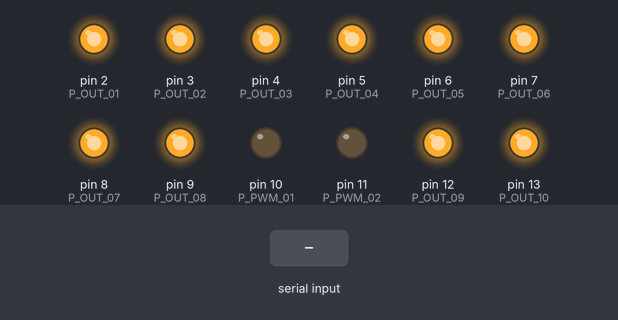
The program below on a simulated Arduino Uno, built with avr-gcc and run on an emulated ATmega328P. On the bench: output pins drawn as LEDs (lit = HIGH). The inputs (shaded band) are chosen by the test bench.

Above: at 8.9 s.
9.0 s: byte 5 (PRO_ID_01) received over Serial
At 9.3 s:
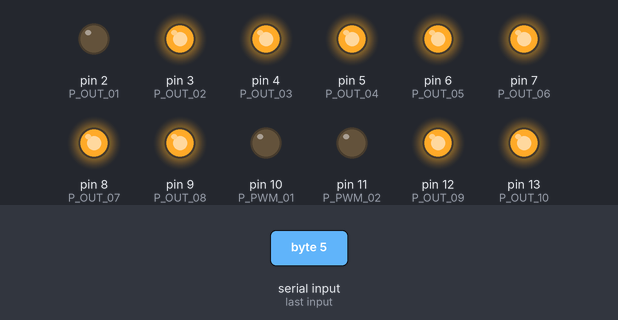
At 14.3 s:
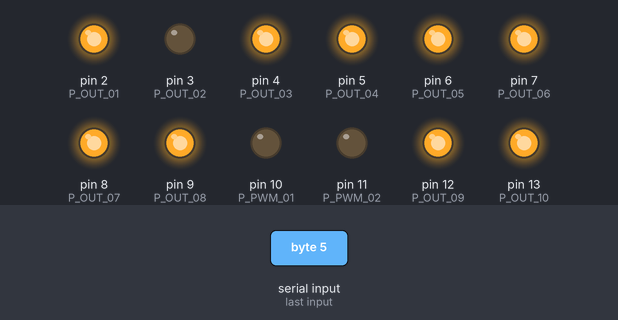
Timing chart, 0 to 25.5 s (numbered marks = the images above; inputs shaded):
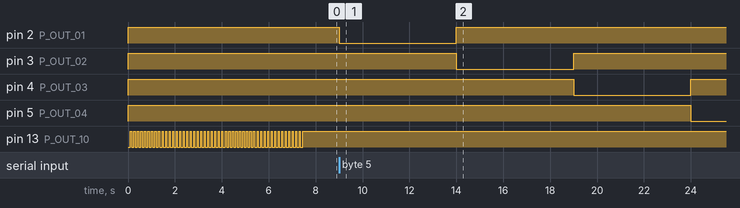

Measured:
- after the input at 9.0 s, pin 2 (P_OUT_01): HIGH → LOW at once, → HIGH 5.0 s later; pin 3 (P_OUT_02): HIGH → LOW after 5.0 s, → HIGH 5.0 s later; pin 4 (P_OUT_03): HIGH → LOW after 10.0 s, → HIGH 5.0 s later; pin 5 (P_OUT_04): HIGH → LOW after 15.0 s

The program:

main.cpp
```cpp
#include <Arduino.h>


#define P_OUT_01  2
#define P_OUT_02  3
#define P_OUT_03  4
#define P_OUT_04  5
#define P_OUT_05  6
#define P_OUT_06  7
#define P_OUT_07  8
#define P_OUT_08  9
#define P_OUT_09  12
#define P_OUT_10  13      // Led built-in

#define P_PWM_01  10
#define P_PWM_02  11

#define INT_CN0 0

#define PRO_ID_01 5
#define PRO_ID_02 4
#define PRO_ID_03 0

volatile int btn_id = 0;

char incomingByte;
// char process_sst = false;
// int check_rcv = 0;
int i;
// void get_btn_id(void);
void process_1(void);
void process_2(void);
void process_3(void);
void senddata(char data);

void setup()
{
  pinMode(P_OUT_01, OUTPUT);
  pinMode(P_OUT_02, OUTPUT);
  pinMode(P_OUT_03, OUTPUT);
  pinMode(P_OUT_04, OUTPUT);
  pinMode(P_OUT_05, OUTPUT);
  pinMode(P_OUT_06, OUTPUT);
  pinMode(P_OUT_07, OUTPUT);
  pinMode(P_OUT_08, OUTPUT);
  pinMode(P_OUT_09, OUTPUT);
  pinMode(P_OUT_10, OUTPUT);
  pinMode(P_PWM_01, OUTPUT);
  pinMode(P_PWM_02, OUTPUT);
  digitalWrite(P_OUT_01, HIGH);     // Output HIGH
  digitalWrite(P_OUT_02, HIGH);     // Output HIGH
  digitalWrite(P_OUT_03, HIGH);     // Output HIGH
  digitalWrite(P_OUT_04, HIGH);     // Output HIGH
  digitalWrite(P_OUT_05, HIGH);     // Output HIGH
  digitalWrite(P_OUT_06, HIGH);     // Output HIGH
  digitalWrite(P_OUT_07, HIGH);     // Output HIGH
  digitalWrite(P_OUT_08, HIGH);     // Output HIGH
  digitalWrite(P_OUT_09, HIGH);     // Output HIGH
  digitalWrite(P_OUT_10, HIGH);     // Output HIGH

  for(i = 0; i < 50; i++){
    digitalWrite(LED_BUILTIN, LOW);
    delay(100);
    digitalWrite(LED_BUILTIN, HIGH);
    delay(50);
  }
  Serial.begin(9600);
  delay(200);
}
void loop()
{
  if (Serial.available() > 0) {       // Check request signal
    incomingByte = Serial.read();
    // Serial.print("Received: ");
    // Serial.println(incomingByte);

    switch (incomingByte)
    {
    case PRO_ID_01:
      process_1();
      senddata(PRO_ID_01);
      break;

    case PRO_ID_02:
      process_2();
      senddata(PRO_ID_02);
      break;

    case PRO_ID_03:
      process_3();
      senddata(PRO_ID_03);
      break;

    default:
      break;
    }
  }
}


// Code for prosess 01
void process_1(void){
  digitalWrite(P_OUT_01, LOW);      // Output LOW
  delay(5000);
  digitalWrite(P_OUT_01, HIGH);     // Output HIGH
  digitalWrite(P_OUT_02, LOW);      // Output LOW
  delay(5000);
  digitalWrite(P_OUT_02, HIGH);     // Output HIGH
  digitalWrite(P_OUT_03, LOW);      // Output LOW
  delay(5000);
  digitalWrite(P_OUT_03, HIGH);     // Output HIGH
  digitalWrite(P_OUT_04, LOW);      // Output LOW
  delay(5000);
  digitalWrite(P_OUT_04, HIGH);     // Output HIGH
}

// Code for prosess 02
void process_2(void){
  digitalWrite(P_OUT_05, LOW);      // Output LOW
  delay(5000);
  digitalWrite(P_OUT_05, HIGH);     // Output HIGH
  digitalWrite(P_OUT_06, LOW);      // Output LOW
  delay(5000);
  digitalWrite(P_OUT_06, HIGH);     // Output HIGH
  digitalWrite(P_OUT_07, LOW);      // Output LOW
  delay(5000);
  digitalWrite(P_OUT_07, HIGH);     // Output HIGH
  digitalWrite(P_OUT_08, LOW);      // Output LOW
  delay(5000);
  digitalWrite(P_OUT_08, HIGH);     // Output HIGH
}

// Code for prosess 03
void process_3(void){
  digitalWrite(P_OUT_09, LOW);      // Output LOW
  delay(5000);
  digitalWrite(P_OUT_09, HIGH);     // Output HIGH
  digitalWrite(P_OUT_10, LOW);      // Output LOW
}

void senddata(char data){
  Serial.print(data);
}


#if 0

void loop()
{
  // switch(btn_id){
  //   case 1:
  //     process_sst = true;
  //     process_1();
  //     senddata(49);
  //     process_sst = false;
  //     break;
  //   case 2:
  //     process_sst = true;
  //     process_2();
  //     senddata(50);
  //     process_sst = false;
  //     break;
  //   case 3:
  //     process_sst = true;
  //     process_3();
  //     senddata(51);
  //     process_sst = false;
  //     break;

  //   default:
  //     break;
  // }
  // delay(100);

}


// Get button which pressed
void get_btn_id()
{
  if(process_sst == false){
    if(digitalRead(P_IN_01) == 0){
      btn_id = 1;
    } else if(digitalRead(P_IN_02) == 0){
      btn_id = 2;
    } else if(digitalRead(P_IN_03) == 0){
      btn_id = 3;
    } else{
      btn_id = 0;
    }
  }else{
    btn_id = 0;
  }
}
#endif
```
